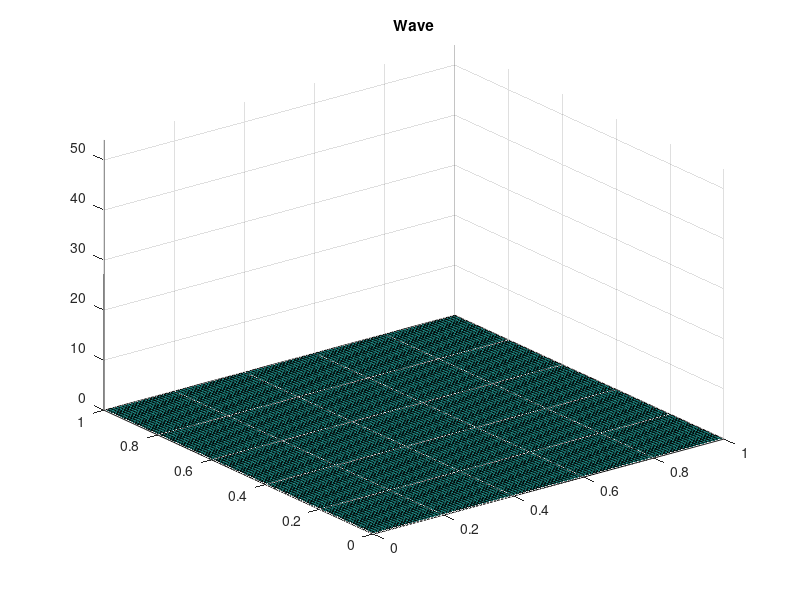

This chart was generated by the following MATLAB code: (Note: this script raises an error after producing the figure.)
n = 99;
t_max = 10;
h = 1/(n + 1);
tau = 1/20;

filename = 'WelleNeumann3.gif';
delay = 0.05;

%n=n+2 needed for the generation of T
n = n+2;
j = 1;

T_mesh = 0:tau:t_max;
[X,Y] = meshgrid(0:h:1);

q   = zeros(n^2, t_max/tau + 1);
p   = zeros(n^2, t_max/tau + 1);

f = @(t, x, y) 300 * exp(-10 * t) .* exp(-200 * (x - 0.5).^2 + (y - 0.5).^2);


TT = - sparse(diag(ones(n-1, 1), 1) + diag(ones(n - 1, 1), -1));
TT(1, 2    ) = -2;
TT(n, n - 1) = -2;
T = TT + 4 * speye(n,n);

A = - (kron(speye(n,n), T) + kron(TT, speye(n,n))) / (h * h);
A_plus  = speye(n^2, n^2) + (tau / 2)^2 * A;
A_minus = speye(n^2, n^2) - (tau / 2)^2 * A;


qSurf = surf(X, Y, zeros(n)); zlim([0, 54])
title(gca, 'Wave')
frame = getframe(gcf);
im = frame2im(frame);
[C, map] = rgb2ind(im, 256);
imwrite(C, map, filename, 'gif', 'LoopCount', Inf, 'DelayTime', delay);

for t = T_mesh
    r = (f(t + tau, X, Y)' + f(t, X, Y)') / 2;

    q(:, j + 1) = A_minus \ (A_plus * q(:, j) + tau * p(:, j) + tau^2 / 2 * r(:));
    p(:, j + 1) = A_minus \ (A_plus * p(:, j) + tau * A * q(:, j) + tau * r(:));
    
    j = j + 1;
    
    set(qSurf, 'ZData', reshape(q(:, j), [n, n])'); zlim([0, 54])
    title(gca, 'Wave')
    frame = getframe(gcf);
    im = frame2im(frame);
    [C, map] = rgb2ind(im, 256);
    imwrite(C, map, filename, 'gif', 'LoopCount', Inf, 'DelayTime', delay);
end
close;